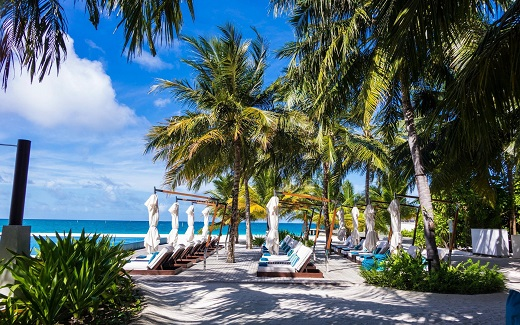
//> input picture 2 OpenCV图像处理/3 OpenCV图像处理进阶（imgproc组件、feature2D组件）/3 直方图与匹配/3 直方图与匹配 (A)/demo1-绘制H-S直方图实例/1.jpg, 520 x 325 px
$ ./test   (built with g++ and OpenCV 4)
//> lines starting //> are read from the running program, lines starting //| are printed output that depends on the picture
/**
  ******************************************************************************
  * @file    test.cpp
  * @author  Bruceou
  * @version V1.0
  * @date    2018-03
  * @brief   绘制H-S直方图实例
  ******************************************************************************
  * @attention
  * 本程序适用于OpenCV2和OpenCV3版本。
  ******************************************************************************
  */
/**Includes*********************************************************************/
#include "opencv2/highgui/highgui.hpp"
#include "opencv2/imgproc/imgproc.hpp"
/**namespace********************************************************************/
using namespace cv;

/**
  * @brief     帮助信息函数
  * @param     None
  * @retval    None
  */
void ShowHelpText()
{
	//输出欢迎信息和OpenCV版本
	printf("\n\n\t\t\t   当前使用的OpenCV版本为：" CV_VERSION );
	printf("\n\n  ----------------------------------------------------------------------------\n");
}

/**
  * @brief     主函数
  * @param     argc 命令行参数个数
               argv 命令行参数
  * @retval    int
  */
int main (int argc, char **argv)
{

	//【1】载入源图，转化为HSV颜色模型
	Mat srcImage, hsvImage;
	srcImage=imread("1.jpg");
//> srcImage is the input picture: 325 rows x 520 cols, CV_8UC3; mean B, G, R 110.3, 106.5, 88.5
	cvtColor(srcImage,hsvImage, CV_BGR2HSV);
//> hsvImage: 325 rows x 520 cols, CV_8UC3; mean H, S, V 73.1, 122, 126.2

	system("color 2F");
	ShowHelpText();

	//【2】参数准备
	//将色调量化为30个等级，将饱和度量化为32个等级
	int hueBinNum = 30;//色调的直方图直条数量
	int saturationBinNum = 32;//饱和度的直方图直条数量
	int histSize[ ] = {hueBinNum, saturationBinNum};
	// 定义色调的变化范围为0到179
	float hueRanges[] = { 0, 180 };
	//定义饱和度的变化范围为0（黑、白、灰）到255（纯光谱颜色）
	float saturationRanges[] = { 0, 256 };
	const float* ranges[] = { hueRanges, saturationRanges };
	MatND dstHist;
	//参数准备，calcHist函数中将计算第0通道和第1通道的直方图
	int channels[] = {0, 1};

	//【3】正式调用calcHist，进行直方图计算
	calcHist( &hsvImage,//输入的数组
		1, //数组个数为1
		channels,//通道索引
		Mat(), //不使用掩膜
		dstHist, //输出的目标直方图
		2, //需要计算的直方图的维度为2
		histSize, //存放每个维度的直方图尺寸的数组
		ranges,//每一维数值的取值范围数组
		true, // 指示直方图是否均匀的标识符，true表示均匀的直方图
		false );//累计标识符，false表示直方图在配置阶段会被清零
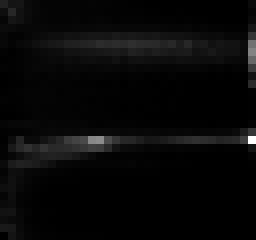
//> dstHist: 30 rows x 32 cols, CV_32FC1 (shown 8 times larger); min 0, max 5462, mean 176; drawn with min black and max white

	//【4】为绘制直方图准备参数
	double maxValue=0;//最大值
	minMaxLoc(dstHist, 0, &maxValue, 0, 0);//查找数组和子数组的全局最小值和最大值存入maxValue中
//> maxValue = 5462
	int scale = 10;
	Mat histImg = Mat::zeros(saturationBinNum*scale, hueBinNum*10, CV_8UC3);

	//【5】双层循环，进行直方图绘制
	for( int hue = 0; hue < hueBinNum; hue++ )
		for( int saturation = 0; saturation < saturationBinNum; saturation++ )
		{
			float binValue = dstHist.at<float>(hue, saturation);//直方图组距的值
			int intensity = cvRound(binValue*255/maxValue);//强度

			//正式进行绘制
			rectangle( histImg, Point(hue*scale, saturation*scale),
				Point( (hue+1)*scale - 1, (saturation+1)*scale - 1),
				Scalar::all(intensity),
				CV_FILLED );
		}
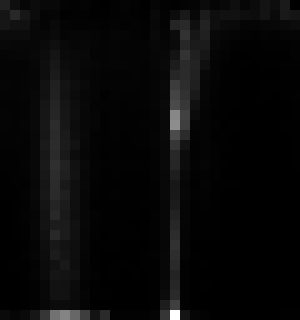
//> histImg: 320 rows x 300 cols, CV_8UC3; min 0, max 255, mean 8.2

	//【6】显示效果图
	imshow( "素材图", srcImage );
	imshow( "H-S 直方图", histImg );

	waitKey();
}
